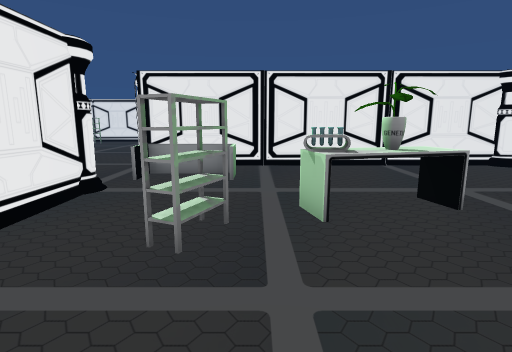
view 1 (above)

24 first-person views from a walk through a 3-D level made in the Unity game engine. The camera is 1.4 m above the floor, tilts 10° down and sees 80° across. Doors are open. The floor is counted in squares, 1 m on a side. Each view is taken from the middle of a square. On the plan, view 1 faces up. The plan holds only what a view shows up to about 14 squares ahead; the rest is blank. The place goes on beyond the plan. The player character is not drawn. Some animated figures are not drawn.

view 2
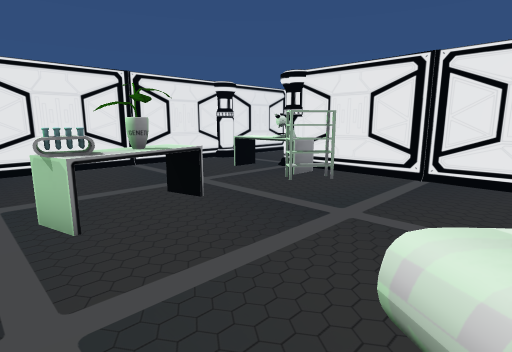

view 3
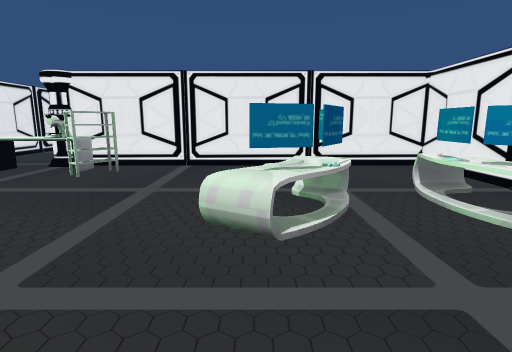

view 4
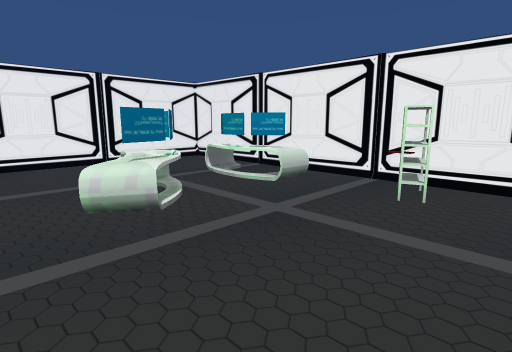

view 5
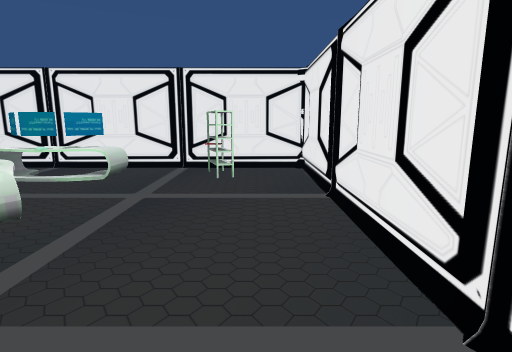

view 6
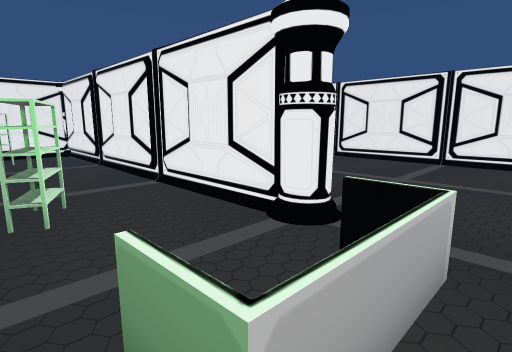

view 7
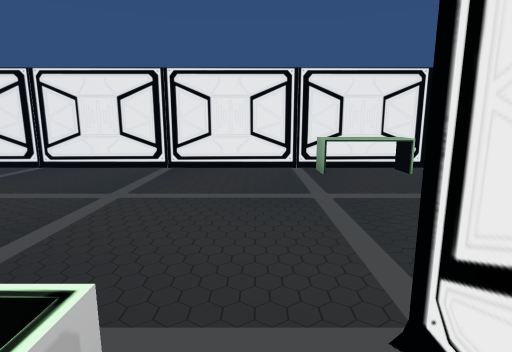

view 8
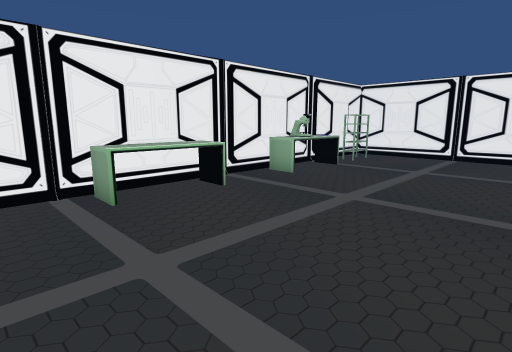

view 9
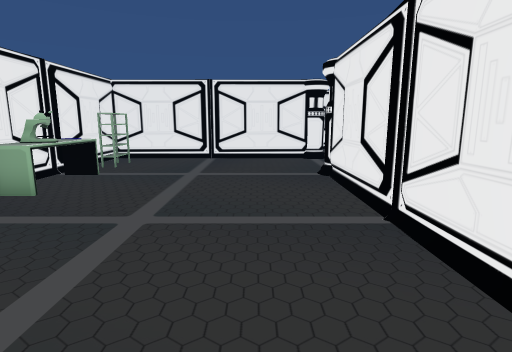

view 10
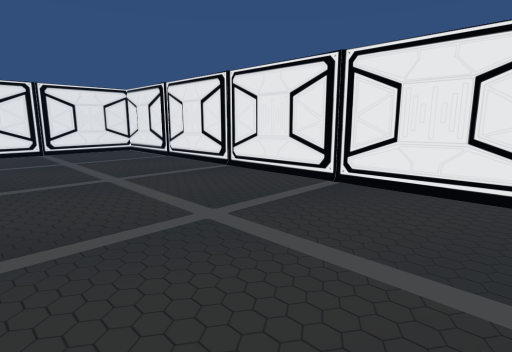

view 11
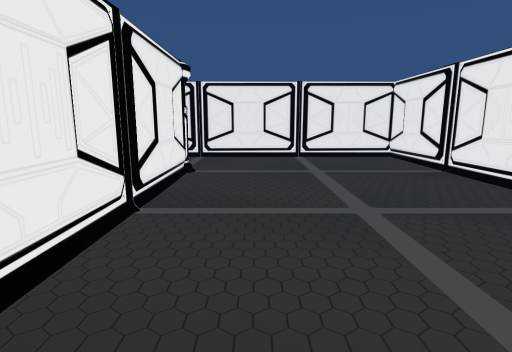

view 12
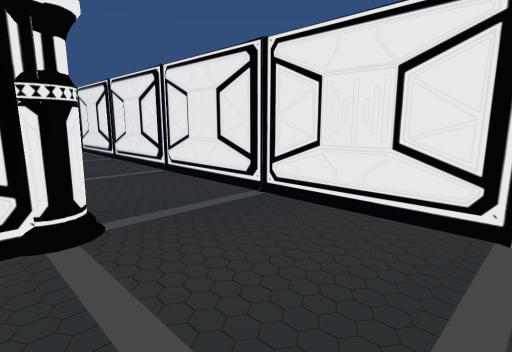

view 13
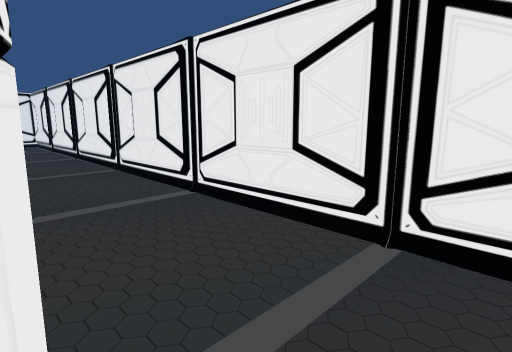

view 14
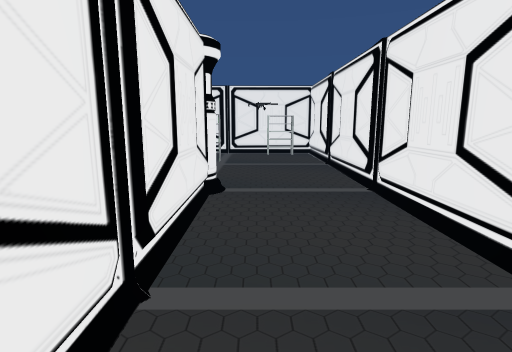

view 15
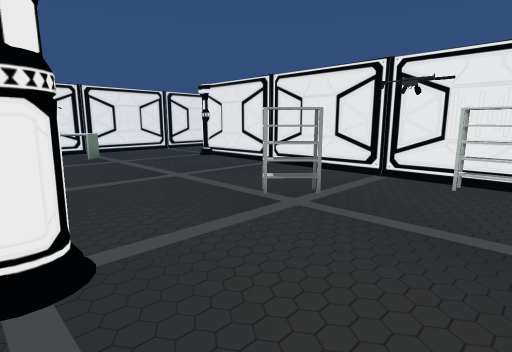

view 16
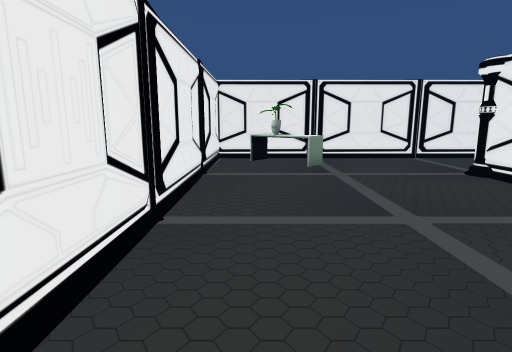

view 17
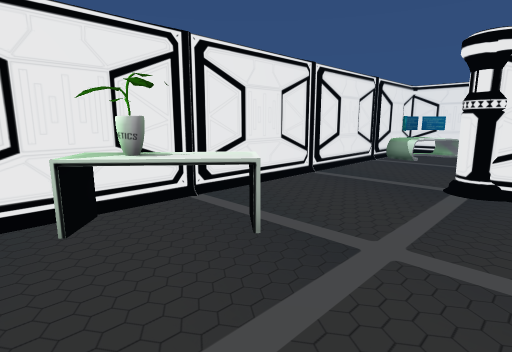

view 18
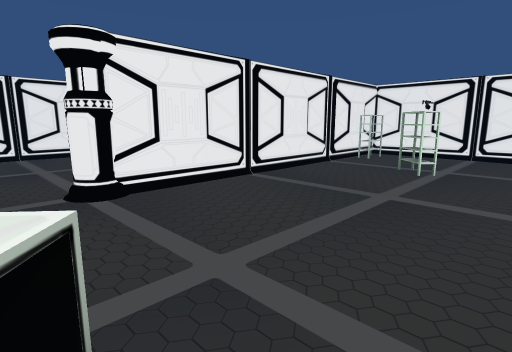

view 19
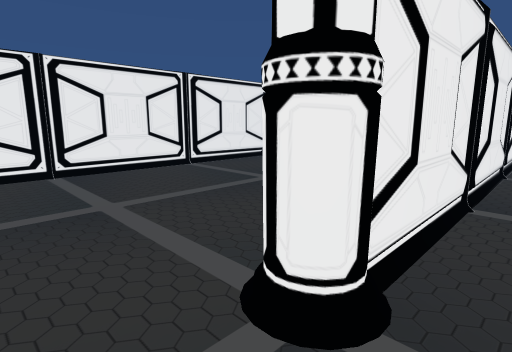

view 20
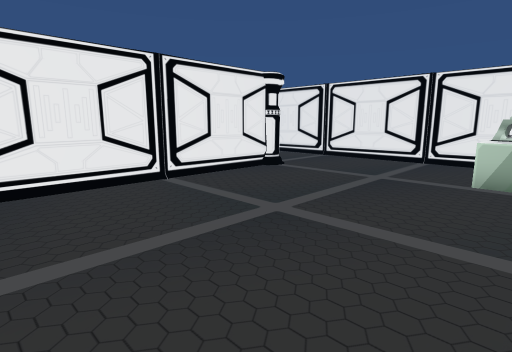

view 21
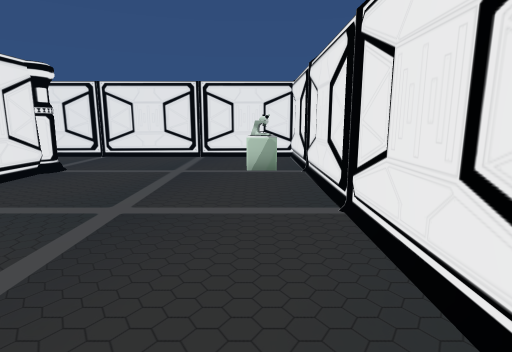

view 22
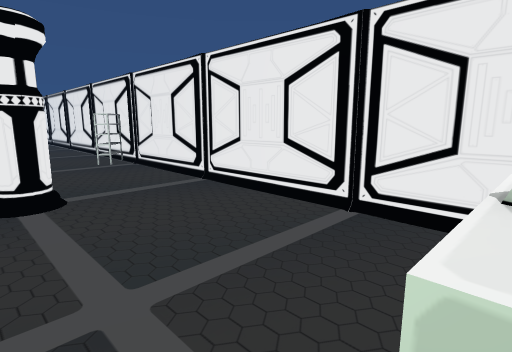

view 23
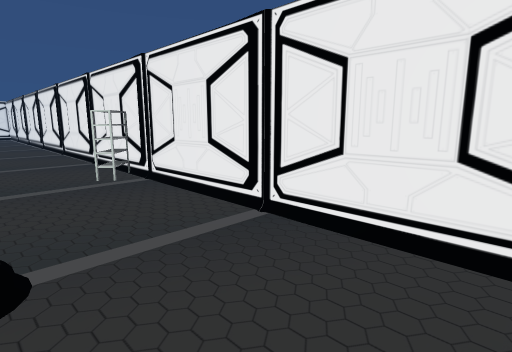

view 24
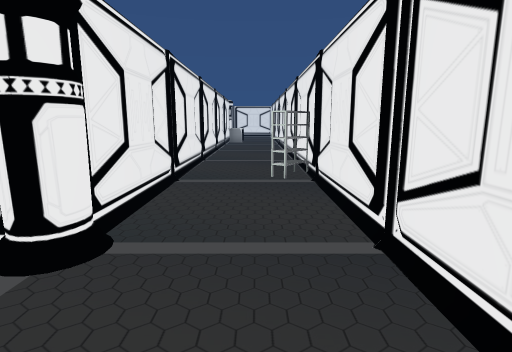

### Floor plan
Key: @ floor where view 1 was taken; # wall or solid block; x gap in a wall; . floor; D open door; = window, fence, low wall or low ledge; ^ raised ledge; P pole; L plant; O other object.
Columns run from 12 left of view 1 to 35 right of it. Each row starts with its distance up from view 1.
 22 ########P
 21 #........
 20 #........
 19 #.......P
 18 #O......P
 17 ##......#
 16 #^......#
 15 #.......#
 14 #.......#
 13 #^......#
 12 #^......#
 11 #^......#
 10 #.......D###########P####
  9 #.......D...........D...
  8 #.......D===........D..
  7 #.......D..........^D
  6 #.......P..........^P###############O
  5 #.......#....^LL..#^#.LL.........^^^#
  4 #.......#..#.......##..^^..........^#
  3 #.......#...........#...............#
  2 #.......#...........#.......P.......#
  1 #.......#...........#.......#.......#
  0 #.......#...@.^.....#.......#.......#
 -1 #.......#.....^^^...#.......#.......#
 -2 #.......#...........#.......#.......#
 -3 #.......#......##...#.......#.......#
 -4 #.......#..O..^^^...#.......#.......#
 -5 #.......#..x........#....=..#.......##
 -6 #.......#P##########P.......#.^.....P###########
 -7 #...........................#.#.................
 -8 #...........................#.^.................
 -9 #...........................#............#......
-10 ################################################

Where each view was taken, in squares from view 1:
view 1: 0 up, 0 right, facing up
view 2: 0 up, 0 right, facing up-right
view 3: 0 up, 2 left, facing right
view 4: 2 up, 3 left, facing down-right
view 5: 4 up, 2 left, facing down
view 6: 9 up, 0 right, facing down-left
view 7: 9 up, 2 left, facing left
view 8: 9 up, 5 left, facing up-left
view 9: 10 up, 6 left, facing up
view 10: 6 up, 5 left, facing down-left
view 11: 3 up, 6 left, facing down
view 12: 5 down, 8 left, facing down-right
view 13: 6 down, 5 left, facing down-right
view 14: 7 down, 2 right, facing right
view 15: 9 down, 8 right, facing up-right
view 16: 6 down, 10 right, facing up
view 17: 1 up, 9 right, facing up-right
view 18: 4 up, 10 right, facing down-right
view 19: 4 up, 15 right, facing down-right
view 20: 2 up, 17 right, facing down-right
view 21: 3 up, 18 right, facing down
view 22: 5 down, 18 right, facing down-right
view 23: 6 down, 21 right, facing down-right
view 24: 8 down, 21 right, facing right
